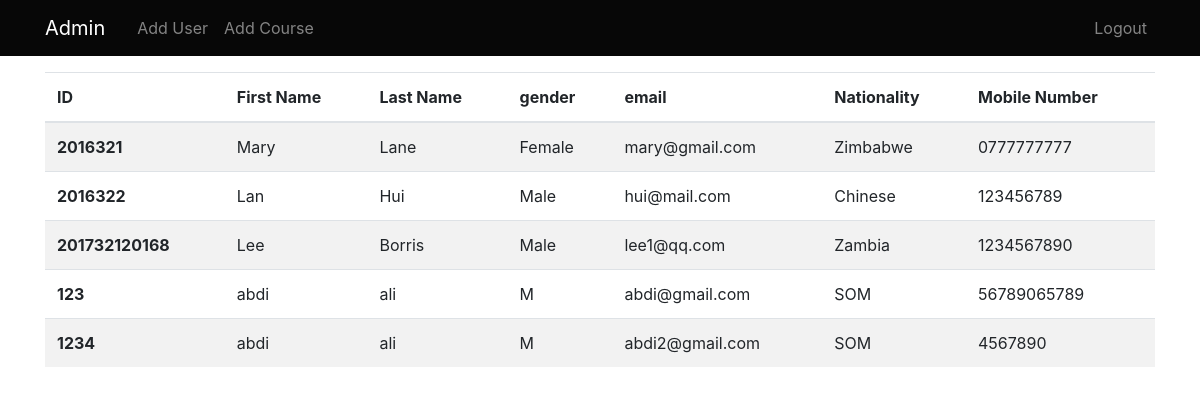
Screenshot of /admn/students with the database file from the repository.
### application/models.py (models this page shows, shortened)
class User(db.Model, UserMixin):
    __tablename__ = 'user'
    user_id = db.Column(db.String, primary_key=True)
    firstname = db.Column(db.String(30), nullable=False)
    lastname = db.Column(db.String(30), nullable=False)
    role = db.Column(db.String(10), nullable=False)
    gender = db.Column(db.String(5), nullable=False)
    nationality = db.Column(db.String(15), nullable=False)
    email = db.Column(db.String(20), nullable=False, unique=True)
    mobile = db.Column(db.String(20), nullable=False, unique=True)
    password = db.Column(db.String(30), nullable=False)
    courses = db.relationship('Course', backref='teacher')

### application/routes.py (the view)
@app.route('/admn/students', methods=['GET', 'POST'])
def students():
    students = User.query.filter_by(role='student')
    return render_template('/admin/students.html', students=students)

### application/templates/admin/students.html
{% extends 'admin/_layout.html' %}
{% block content%}
<table class="table table-striped">
  <thead>
    <tr>
      <th scope="col">ID</th>
      <th scope="col">First Name</th>
      <th scope="col">Last Name</th>
      <th scope="col">gender</th>
      <th scope="col">email</th>
      <th scope="col">Nationality</th>
      <th scope="col">Mobile Number</th>
    </tr>
  </thead>
  <tbody>
    {% for student in students %}
    <tr>
      <th scope="row">{{ student.user_id }}</th>
      <td>{{student.firstname}}</td>
      <td>{{student.lastname}}</td>
      <td>{{student.gender}}</td>
      <td>{{student.email}}</td>
      <td>{{student.nationality}}</td>
      <td>{{student.mobile}}</td>
    </tr>
    {% endfor %}
  </tbody>
</table>
{% endblock %}

### application/static/css/main.css (style rules this page uses)
body { background: #fafafa; color: #333333; }

### rows the page displays
User: user_id "2016321", firstname "Mary", lastname "Lane", gender "Female", email "mary@gmail.com", nationality "Zimbabwe", mobile "0777777777"
User: user_id "2016322", firstname "Lan", lastname "Hui", gender "Male", email "hui@mail.com", nationality "Chinese", mobile "123456789"
User: user_id "201732120168", firstname "Lee", lastname "Borris", gender "Male", email "lee1@qq.com", nationality "Zambia", mobile "1234567890"
User: user_id "123", firstname "abdi", lastname "ali", gender "M", email "abdi@gmail.com", nationality "SOM", mobile "56789065789"
User: user_id "1234", firstname "abdi", lastname "ali", gender "M", email "abdi2@gmail.com", nationality "SOM", mobile "4567890"
